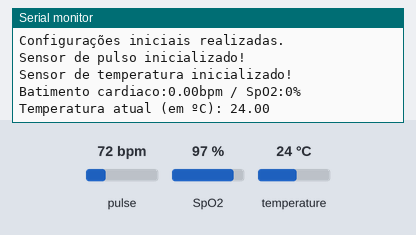
Bench run of a sketch on a simulated Arduino Uno, built with avr-gcc and run on an emulated ATmega328P. Parts: the last lines printed to the serial monitor. The test bench sets the inputs (shaded band); at power-on: pulse 72 bpm, SpO2 97 %, temperature 24 °C.

Above: at 1.2 s.
1.3 s: pulse set to 42 bpm
At 1.84 s:
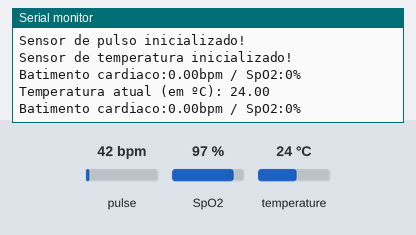
2.8 s: SpO2 set to 80 %
At 3.6 s:
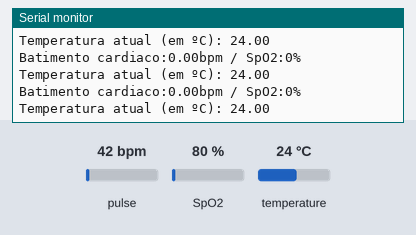
4.3 s: temperature set to 12 °C
At 5.6 s:
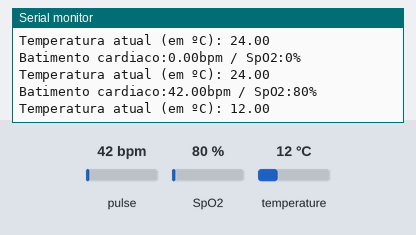

Measured:
- after the input at 4.3 s, the serial monitor: prints a new line after 0.61 s (image 3)

The sketch:

leitor2.ino
```cpp
#include <Wire.h>
// bibliotecas a serem utilizadas.
// pulseoximeter para sensor MAX30100
// Adafruit para sensor MCP9808
#include "Adafruit_MCP9808.h"
#include "MAX30100_PulseOximeter.h"
#define REPORTING_PERIOD_MS     700 // configuração para sensor de pulso


PulseOximeter pox;
uint32_t tsLastReport = 0;
Adafruit_MCP9808 tempsensor = Adafruit_MCP9808();


void setup() {
  Serial.begin(115200);
  while (not Serial);
  Serial.println("Configurações iniciais realizadas.");

  // inicialização do sensor de pulso
  if (not pox.begin()) {
    Serial.println("Falha ao inicializar o sensor de pulso. Verifique!");
    while(true);
  } else {
    Serial.println("Sensor de pulso inicializado!");
  }

  // inicialização do sensor de temperatura
  if (not tempsensor.begin(0x18)) {
    Serial.println("Falha ao inicializar o sensor de temperatura. Verifique!");
    while (true);
  } else {
    Serial.println("Sensor de temperatura inicializado!");
  }

  // configuração de funcionamento do sensor de temperatura.
  // nivel 3 significa mais precisão com tempo de resposta maior
  tempsensor.setResolution(3);

  tsLastReport = 0;
}

unsigned semaforo = 0;

void loop() {
  pox.update();

  if (millis() - tsLastReport > REPORTING_PERIOD_MS) {
    Serial.print("Batimento cardiaco:");
    Serial.print(pox.getHeartRate());
    Serial.print("bpm / SpO2:");
    Serial.print(pox.getSpO2());
    Serial.println("%");

    pox.shutdown();
    delay(100);
    executaLeituraTemperatura();

    pox.resume();
    tsLastReport = millis();
  }
}

void executaLeituraTemperatura() {
  //Serial.println("\"Levantando\" o sensor de temperatura...");
  tempsensor.wake();

  float celsius = tempsensor.readTempC();
  Serial.print("Temperatura atual (em ºC): ");
  Serial.println(celsius);

  //Serial.println("Desligando temporariamente o sensor de temperatura...");
  delay(100);
  tempsensor.shutdown_wake(1);
  delay(100);

}
```
